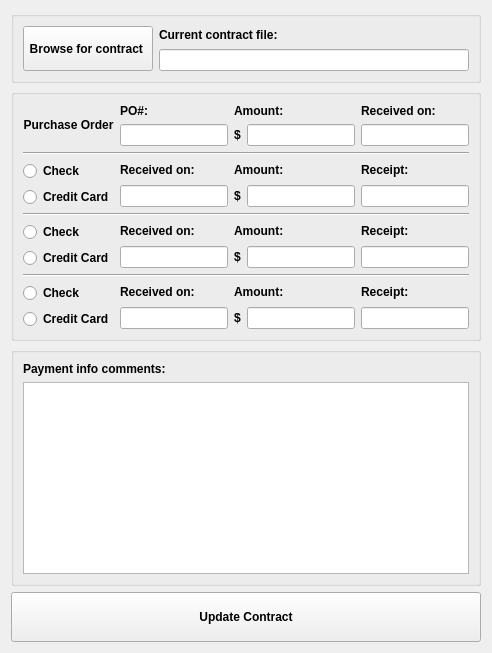
     <widget class="QWidget" name="tab_2">
      <attribute name="title">
       <string>Payment Info</string>
      </attribute>
      <layout class="QVBoxLayout" name="verticalLayout_5">
       <item>
        <widget class="QGroupBox" name="groupBox_8">
         <property name="sizePolicy">
          <sizepolicy hsizetype="Preferred" vsizetype="Fixed">
           <horstretch>0</horstretch>
           <verstretch>10</verstretch>
          </sizepolicy>
         </property>
         <property name="minimumSize">
          <size>
           <width>0</width>
           <height>0</height>
          </size>
         </property>
         <property name="font">
          <font>
           <weight>75</weight>
           <bold>true</bold>
          </font>
         </property>
         <property name="title">
          <string/>
         </property>
         <layout class="QGridLayout" name="gridLayout_11">
          <item row="0" column="0">
           <layout class="QGridLayout" name="gridLayout_12" columnstretch="1,1">
            <item row="0" column="0" rowspan="2">
             <widget class="QPushButton" name="pushButton_5">
              <property name="sizePolicy">
               <sizepolicy hsizetype="Fixed" vsizetype="Ignored">
                <horstretch>0</horstretch>
                <verstretch>0</verstretch>
               </sizepolicy>
              </property>
              <property name="minimumSize">
               <size>
                <width>130</width>
                <height>45</height>
               </size>
              </property>
              <property name="font">
               <font>
                <weight>75</weight>
                <bold>true</bold>
               </font>
              </property>
              <property name="text">
               <string>Browse for contract </string>
              </property>
             </widget>
            </item>
            <item row="0" column="1">
             <widget class="QLabel" name="label_76">
              <property name="font">
               <font>
                <weight>75</weight>
                <bold>true</bold>
               </font>
              </property>
              <property name="text">
               <string>Current contract file:</string>
              </property>
             </widget>
            </item>
            <item row="1" column="1">
             <widget class="QLineEdit" name="lineEdit_98">
              <property name="font">
               <font>
                <weight>50</weight>
                <bold>false</bold>
               </font>
              </property>
              <property name="readOnly">
               <bool>true</bool>
              </property>
             </widget>
            </item>
           </layout>
          </item>
         </layout>
        </widget>
       </item>
       <item>
        <widget class="QGroupBox" name="groupBox_7">
         <property name="sizePolicy">
          <sizepolicy hsizetype="Preferred" vsizetype="Preferred">
           <horstretch>0</horstretch>
           <verstretch>0</verstretch>
          </sizepolicy>
         </property>
         <property name="maximumSize">
          <size>
           <width>16777215</width>
           <height>16777215</height>
          </size>
         </property>
         <property name="font">
          <font>
           <weight>75</weight>
           <bold>true</bold>
          </font>
         </property>
         <property name="autoFillBackground">
          <bool>true</bool>
         </property>
         <property name="title">
          <string/>
         </property>
         <property name="flat">
          <bool>false</bool>
         </property>
         <layout class="QGridLayout" name="gridLayout_9">
          <item row="1" column="2">
           <layout class="QHBoxLayout" name="horizontalLayout">
            <item>
             <widget class="QLabel" name="label_88">
              <property name="sizePolicy">
               <sizepolicy hsizetype="Fixed" vsizetype="Preferred">
                <horstretch>0</horstretch>
                <verstretch>0</verstretch>
               </sizepolicy>
              </property>
              <property name="text">
               <string>$</string>
              </property>
             </widget>
            </item>
            <item>
             <widget class="QLineEdit" name="lineEdit_92">
              <property name="sizePolicy">
               <sizepolicy hsizetype="Expanding" vsizetype="Fixed">
                <horstretch>0</horstretch>
                <verstretch>0</verstretch>
               </sizepolicy>
              </property>
              <property name="font">
               <font>
                <weight>50</weight>
                <bold>false</bold>
               </font>
              </property>
             </widget>
            </item>
           </layout>
          </item>
          <item row="0" column="3">
           <widget class="QLabel" name="label_69">
            <property name="sizePolicy">
             <sizepolicy hsizetype="Expanding" vsizetype="Preferred">
              <horstretch>0</horstretch>
              <verstretch>0</verstretch>
             </sizepolicy>
            </property>
            <property name="text">
             <string>Received on:</string>
            </property>
           </widget>
          </item>
          <item row="0" column="0" rowspan="2">
           <widget class="QLabel" name="label_84">
            <property name="sizePolicy">
             <sizepolicy hsizetype="Preferred" vsizetype="Expanding">
              <horstretch>0</horstretch>
              <verstretch>0</verstretch>
             </sizepolicy>
            </property>
            <property name="text">
             <string>Purchase Order</string>
            </property>
            <property name="alignment">
             <set>Qt::AlignCenter</set>
            </property>
            <property name="wordWrap">
             <bool>true</bool>
            </property>
           </widget>
          </item>
          <item row="0" column="1">
           <widget class="QLabel" name="label_67">
            <property name="sizePolicy">
             <sizepolicy hsizetype="Expanding" vsizetype="Preferred">
              <horstretch>0</horstretch>
              <verstretch>0</verstretch>
             </sizepolicy>
            </property>
            <property name="text">
             <string>PO#:</string>
            </property>
           </widget>
          </item>
          <item row="0" column="2">
           <widget class="QLabel" name="label_68">
            <property name="sizePolicy">
             <sizepolicy hsizetype="Expanding" vsizetype="Preferred">
              <horstretch>0</horstretch>
              <verstretch>0</verstretch>
             </sizepolicy>
            </property>
            <property name="text">
             <string>Amount:</string>
            </property>
           </widget>
          </item>
          <item row="1" column="1">
           <widget class="QLineEdit" name="lineEdit_91">
            <property name="sizePolicy">
             <sizepolicy hsizetype="Expanding" vsizetype="Fixed">
              <horstretch>0</horstretch>
              <verstretch>0</verstretch>
             </sizepolicy>
            </property>
            <property name="font">
             <font>
              <weight>50</weight>
              <bold>false</bold>
             </font>
            </property>
           </widget>
          </item>
          <item row="1" column="3">
           <widget class="QLineEdit" name="lineEdit_93">
            <property name="sizePolicy">
             <sizepolicy hsizetype="Expanding" vsizetype="Fixed">
              <horstretch>0</horstretch>
              <verstretch>0</verstretch>
             </sizepolicy>
            </property>
            <property name="font">
             <font>
              <weight>50</weight>
              <bold>false</bold>
             </font>
            </property>
           </widget>
          </item>
          <item row="3" column="0" rowspan="2">
           <layout class="QVBoxLayout" name="verticalLayout">
            <item>
             <widget class="QRadioButton" name="radioButton">
              <property name="sizePolicy">
               <sizepolicy hsizetype="Minimum" vsizetype="Fixed">
                <horstretch>0</horstretch>
                <verstretch>0</verstretch>
               </sizepolicy>
              </property>
              <property name="text">
               <string>Check</string>
              </property>
              <property name="checked">
               <bool>false</bool>
              </property>
              <property name="autoRepeat">
               <bool>false</bool>
              </property>
              <property name="autoExclusive">
               <bool>false</bool>
              </property>
             </widget>
            </item>
            <item>
             <widget class="QRadioButton" name="radioButton_2">
              <property name="sizePolicy">
               <sizepolicy hsizetype="Minimum" vsizetype="Fixed">
                <horstretch>0</horstretch>
                <verstretch>0</verstretch>
               </sizepolicy>
              </property>
              <property name="text">
               <string>Credit Card</string>
              </property>
              <property name="autoRepeat">
               <bool>false</bool>
              </property>
              <property name="autoExclusive">
               <bool>false</bool>
              </property>
             </widget>
            </item>
           </layout>
          </item>
          <item row="3" column="1">
           <widget class="QLabel" name="label_70">
            <property name="text">
             <string>Received on:</string>
            </property>
           </widget>
          </item>
          <item row="3" column="2">
           <widget class="QLabel" name="label_71">
            <property name="text">
             <string>Amount:</string>
            </property>
           </widget>
          </item>
          <item row="3" column="3">
           <widget class="QLabel" name="label_72">
            <property name="text">
             <string>Receipt:</string>
            </property>
           </widget>
          </item>
          <item row="4" column="3">
           <widget class="QLineEdit" name="lineEdit_96">
            <property name="font">
             <font>
              <weight>50</weight>
              <bold>false</bold>
             </font>
            </property>
           </widget>
          </item>
          <item row="7" column="1">
           <widget class="QLineEdit" name="lineEdit_101">
            <property name="font">
             <font>
              <weight>50</weight>
              <bold>false</bold>
             </font>
            </property>
           </widget>
          </item>
          <item row="7" column="2">
           <layout class="QHBoxLayout" name="horizontalLayout_8">
            <item>
             <widget class="QLabel" name="label_90">
              <property name="text">
               <string>$</string>
              </property>
             </widget>
            </item>
            <item>
             <widget class="QLineEdit" name="lineEdit_102">
              <property name="font">
               <font>
                <weight>50</weight>
                <bold>false</bold>
               </font>
              </property>
             </widget>
            </item>
           </layout>
          </item>
          <item row="4" column="1">
           <widget class="QLineEdit" name="lineEdit_94">
            <property name="font">
             <font>
              <weight>50</weight>
              <bold>false</bold>
             </font>
            </property>
           </widget>
          </item>
          <item row="6" column="0" rowspan="2">
           <layout class="QVBoxLayout" name="verticalLayout_3">
            <item>
             <widget class="QRadioButton" name="radioButton_7">
              <property name="sizePolicy">
               <sizepolicy hsizetype="Minimum" vsizetype="Fixed">
                <horstretch>0</horstretch>
                <verstretch>0</verstretch>
               </sizepolicy>
              </property>
              <property name="text">
               <string>Check</string>
              </property>
              <property name="checked">
               <bool>false</bool>
              </property>
              <property name="autoRepeat">
               <bool>false</bool>
              </property>
              <property name="autoExclusive">
               <bool>false</bool>
              </property>
             </widget>
            </item>
            <item>
             <widget class="QRadioButton" name="radioButton_8">
              <property name="sizePolicy">
               <sizepolicy hsizetype="Minimum" vsizetype="Fixed">
                <horstretch>0</horstretch>
                <verstretch>0</verstretch>
               </sizepolicy>
              </property>
              <property name="text">
               <string>Credit Card</string>
              </property>
              <property name="autoRepeat">
               <bool>false</bool>
              </property>
              <property name="autoExclusive">
               <bool>false</bool>
              </property>
             </widget>
            </item>
           </layout>
          </item>
          <item row="4" column="2">
           <layout class="QHBoxLayout" name="horizontalLayout_5">
            <item>
             <widget class="QLabel" name="label_87">
              <property name="text">
               <string>$</string>
              </property>
             </widget>
            </item>
            <item>
             <widget class="QLineEdit" name="lineEdit_95">
              <property name="font">
               <font>
                <weight>50</weight>
                <bold>false</bold>
               </font>
              </property>
             </widget>
            </item>
           </layout>
          </item>
          <item row="6" column="1">
           <widget class="QLabel" name="label_77">
            <property name="text">
             <string>Received on:</string>
            </property>
           </widget>
          </item>
          <item row="6" column="2">
           <widget class="QLabel" name="label_78">
            <property name="text">
             <string>Amount:</string>
            </property>
           </widget>
          </item>
          <item row="6" column="3">
           <widget class="QLabel" name="label_79">
            <property name="text">
             <string>Receipt:</string>
            </property>
           </widget>
          </item>
          <item row="7" column="3">
           <widget class="QLineEdit" name="lineEdit_103">
            <property name="font">
             <font>
              <weight>50</weight>
              <bold>false</bold>
             </font>
            </property>
           </widget>
          </item>
          <item row="9" column="0" rowspan="2">
           <layout class="QVBoxLayout" name="verticalLayout_6">
            <item>
             <widget class="QRadioButton" name="radioButton_9">
              <property name="sizePolicy">
               <sizepolicy hsizetype="Minimum" vsizetype="Fixed">
                <horstretch>0</horstretch>
                <verstretch>0</verstretch>
               </sizepolicy>
              </property>
              <property name="text">
               <string>Check</string>
              </property>
              <property name="checked">
               <bool>false</bool>
              </property>
              <property name="autoRepeat">
               <bool>false</bool>
              </property>
              <property name="autoExclusive">
               <bool>false</bool>
              </property>
             </widget>
            </item>
            <item>
             <widget class="QRadioButton" name="radioButton_10">
              <property name="sizePolicy">
               <sizepolicy hsizetype="Minimum" vsizetype="Fixed">
                <horstretch>0</horstretch>
                <verstretch>0</verstretch>
               </sizepolicy>
              </property>
              <property name="text">
               <string>Credit Card</string>
              </property>
              <property name="autoRepeat">
               <bool>false</bool>
              </property>
              <property name="autoExclusive">
               <bool>false</bool>
              </property>
             </widget>
            </item>
           </layout>
          </item>
          <item row="9" column="2">
           <widget class="QLabel" name="label_81">
            <property name="text">
             <string>Amount:</string>
            </property>
           </widget>
          </item>
          <item row="10" column="1">
           <widget class="QLineEdit" name="lineEdit_104">
            <property name="font">
             <font>
              <weight>50</weight>
              <bold>false</bold>
             </font>
            </property>
           </widget>
          </item>
          <item row="9" column="3">
           <widget class="QLabel" name="label_82">
            <property name="text">
             <string>Receipt:</string>
            </property>
           </widget>
          </item>
          <item row="10" column="3">
           <widget class="QLineEdit" name="lineEdit_106">
            <property name="font">
             <font>
              <weight>50</weight>
              <bold>false</bold>
             </font>
            </property>
           </widget>
          </item>
          <item row="9" column="1">
           <widget class="QLabel" name="label_80">
            <property name="text">
             <string>Received on:</string>
            </property>
           </widget>
          </item>
          <item row="10" column="2">
           <layout class="QHBoxLayout" name="horizontalLayout_9">
            <item>
             <widget class="QLabel" name="label_91">
              <property name="text">
               <string>$</string>
              </property>
             </widget>
            </item>
            <item>
             <widget class="QLineEdit" name="lineEdit_105">
              <property name="font">
               <font>
                <weight>50</weight>
                <bold>false</bold>
               </font>
              </property>
             </widget>
            </item>
           </layout>
          </item>
          <item row="2" column="0" colspan="4">
           <widget class="Line" name="line">
            <property name="sizePolicy">
             <sizepolicy hsizetype="Expanding" vsizetype="Fixed">
              <horstretch>0</horstretch>
              <verstretch>0</verstretch>
             </sizepolicy>
            </property>
            <property name="orientation">
             <enum>Qt::Horizontal</enum>
            </property>
           </widget>
          </item>
          <item row="5" column="0" colspan="4">
           <widget class="Line" name="line_2">
            <property name="sizePolicy">
             <sizepolicy hsizetype="Expanding" vsizetype="Fixed">
              <horstretch>0</horstretch>
              <verstretch>0</verstretch>
             </sizepolicy>
            </property>
            <property name="orientation">
             <enum>Qt::Horizontal</enum>
            </property>
           </widget>
          </item>
          <item row="8" column="0" colspan="4">
           <widget class="Line" name="line_3">
            <property name="sizePolicy">
             <sizepolicy hsizetype="Expanding" vsizetype="Fixed">
              <horstretch>0</horstretch>
              <verstretch>0</verstretch>
             </sizepolicy>
            </property>
            <property name="orientation">
             <enum>Qt::Horizontal</enum>
            </property>
           </widget>
          </item>
         </layout>
         <zorder>label_70</zorder>
         <zorder>label_71</zorder>
         <zorder>label_72</zorder>
         <zorder>lineEdit_96</zorder>
         <zorder>lineEdit_101</zorder>
         <zorder>lineEdit_94</zorder>
         <zorder>label_77</zorder>
         <zorder>label_78</zorder>
         <zorder>label_79</zorder>
         <zorder>lineEdit_103</zorder>
         <zorder>label_81</zorder>
         <zorder>lineEdit_104</zorder>
         <zorder>label_82</zorder>
         <zorder>lineEdit_106</zorder>
         <zorder>label_80</zorder>
         <zorder>lineEdit_91</zorder>
         <zorder>label_68</zorder>
         <zorder>label_69</zorder>
         <zorder>lineEdit_93</zorder>
         <zorder>label_67</zorder>
         <zorder>label_84</zorder>
         <zorder>line</zorder>
         <zorder>line_2</zorder>
         <zorder>line_3</zorder>
        </widget>
       </item>
       <item>
        <widget class="QGroupBox" name="groupBox_10">
         <property name="sizePolicy">
          <sizepolicy hsizetype="Preferred" vsizetype="Expanding">
           <horstretch>0</horstretch>
           <verstretch>0</verstretch>
          </sizepolicy>
         </property>
         <property name="autoFillBackground">
          <bool>true</bool>
         </property>
         <property name="title">
          <string/>
         </property>
         <property name="flat">
          <bool>false</bool>
         </property>
         <layout class="QVBoxLayout" name="verticalLayout_8">
          <item>
           <widget class="QLabel" name="label_83">
            <property name="sizePolicy">
             <sizepolicy hsizetype="Expanding" vsizetype="Preferred">
              <horstretch>0</horstretch>
              <verstretch>0</verstretch>
             </sizepolicy>
            </property>
            <property name="font">
             <font>
              <weight>75</weight>
              <bold>true</bold>
             </font>
            </property>
            <property name="text">
             <string>Payment info comments:</string>
            </property>
           </widget>
          </item>
          <item>
           <widget class="QTextEdit" name="textEdit_4">
            <property name="tabChangesFocus">
             <bool>true</bool>
            </property>
           </widget>
          </item>
         </layout>
        </widget>
       </item>
       <item>
        <widget class="QPushButton" name="pushButton_6">
         <property name="sizePolicy">
          <sizepolicy hsizetype="Preferred" vsizetype="Fixed">
           <horstretch>0</horstretch>
           <verstretch>0</verstretch>
          </sizepolicy>
         </property>
         <property name="minimumSize">
          <size>
           <width>0</width>
           <height>50</height>
          </size>
         </property>
         <property name="font">
          <font>
           <weight>75</weight>
           <bold>true</bold>
          </font>
         </property>
         <property name="text">
          <string>Update Contract</string>
         </property>
        </widget>
       </item>
      </layout>
     </widget>
